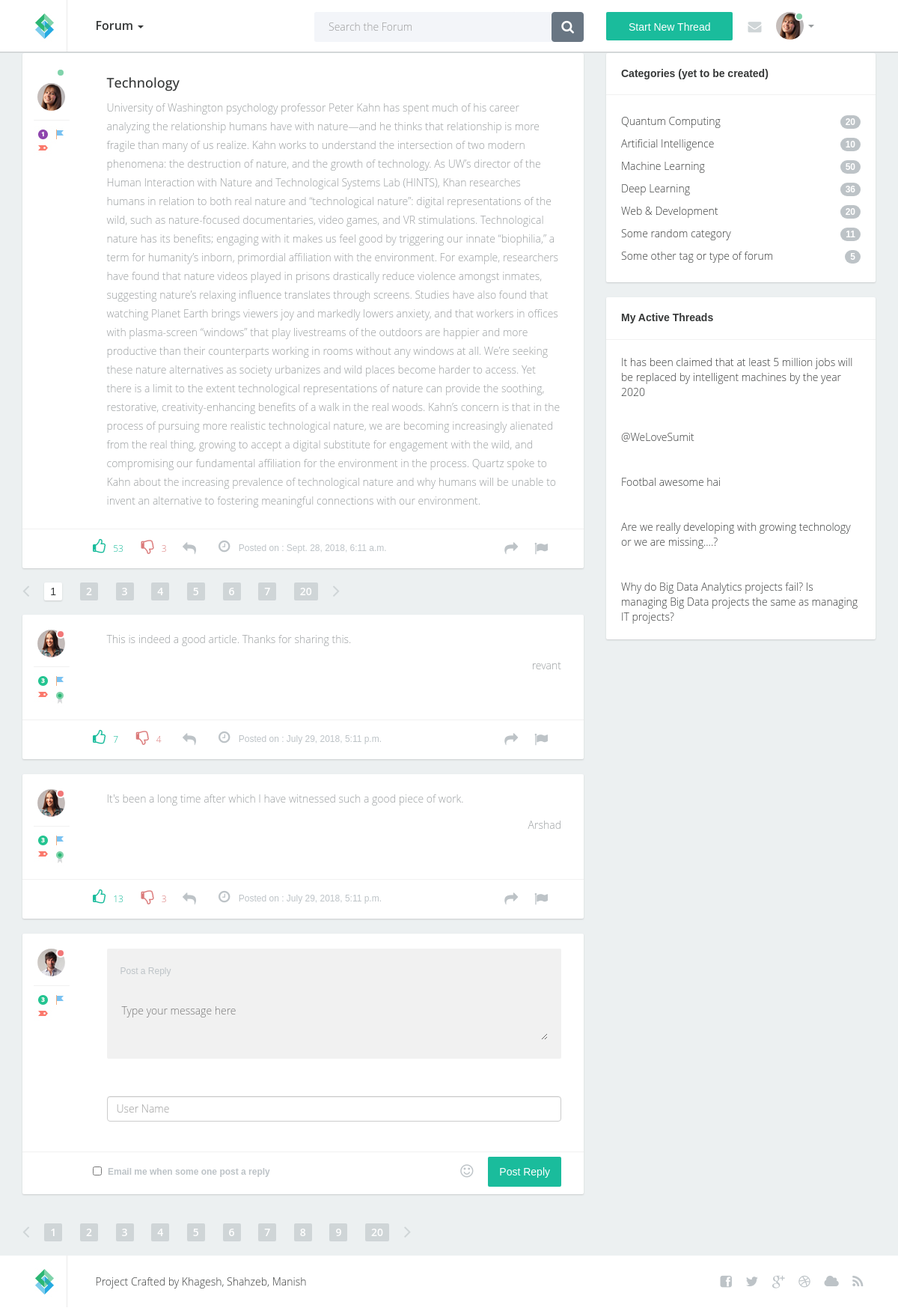
The page /forum/view/4 on the database its author committed.
### authenticate_app/models.py (models this page shows, shortened)
class thread(models.Model):
    TOPIC_CHOICES = (
        ('TOPIC1', (
            ('S1', 'Subtopic 1'),
            ('S2', 'Subtopic 2 (Default)'),
        )
        ),
        ('TOPIC2', (
            ('S3', 'Subtopic 3'),
            ('S3', 'Subtopic 4'),
        )
        ),
        ('OT', 'OTHER'),
    )
    user_name = models.CharField(max_length=50)
    subject = models.CharField(max_length=50, unique=True)
    topic = models.CharField(
        max_length=2, choices=TOPIC_CHOICES, default="Subtopic 2")
    datetime = models.DateTimeField(auto_now=True)
    description = models.CharField(max_length = 150)
    post_body = models.TextField()
    likes = models.IntegerField(default = 0)
    dislikes = models.IntegerField(default = 0)

class reply(models.Model):
    parent_post = models.ForeignKey('thread', on_delete=models.CASCADE)
    user_name = models.CharField(max_length=50, default = "Anonymous")
    date_field = models.DateTimeField(auto_now=True)
    reply_body = models.TextField(null = False)
    likes = models.IntegerField(default=0)
    dislikes = models.IntegerField(default = 0)

### authenticate_app/views.py (the view, shortened to what this page needs)
# urls.py: path('view/<int:id>', views.view_thread, name = "viewthread"),
def view_thread(request, id):
    replies = reply.objects.filter(parent_post_id = id)
    all_threads = thread.objects.order_by('datetime')
    thread_data = thread.objects.get(id = id)
    reply_data = {"reply_data" : replies,
                  "thread_data": thread_data,
                  "all_threads": all_threads,
                  "random_img" : "/static/images/avatar{}.jpg".format(RI(1,4)),
                  "title"      : "View Thread",
                  "ide"        : id
                  }
    return render(request, 'thread.html', reply_data)

### template/thread.html (shortened to what this page needs)
{% extends 'base.html' %}
{% load static %}
{% block bodyblock %}
<section class = "content">
                <div class="container">
                    <div class="row">
                        <div class="col-lg-8 col-md-8">
                            <div class="post beforepagination">
                                <div class="topwrap">
                                    <div class="userinfo pull-left">
                                        <div class="avatar"><br>
                                            <img src="{% static "images/avatar1.jpg" %}" alt="" />
                                            <div class="status green">&nbsp;</div>
                                        </div>
                                        <div class="icons">
                                            <img src="{% static "images/icon1.jpg" %}" alt="" /><img src="{% static "images/icon4.jpg" %}" alt="" /><img src="{% static "images/icon5.jpg" %}" alt="" /><img src="{% static "images/icon6.jpg" alt="" />
                                        </div>
                                    </div>
                                    <div class="posttext pull-left">
                                        <h2>{{ thread_data.subject }}</h2>
                                        <p> {{ thread_data.post_body }}</p>
                                    </div>
                                    <div class="clearfix"></div>
                                </div>
                                <div class="postinfobot">
                                    <div class="likeblock pull-left">
                                        <a href="{% url 'upthread' thread_data.id %}" class="up"><i class="fa fa-thumbs-o-up"></i>{{thread_data.likes}}</a>
                                        <a href="{% url 'downthread' thread_data.id %}" class="down">
                                            <i class="fa fa-thumbs-o-down"></i>{{thread_data.dislikes}}</a>
                                    </div>
                                    <div class="prev pull-left">
                                        <a href="#"><i class="fa fa-reply"></i></a>
                                    </div>
                                    <div class="posted pull-left"><i class="fa fa-clock-o"></i> Posted on : {{ thread_data.datetime }}</div>
                                    <div class="next pull-right">
                                        <a href="#"><i class="fa fa-share"></i></a>
                                        <a href="#"><i class="fa fa-flag"></i></a>
                                    </div>
                                    <div class="clearfix"></div>
                                </div>
                            </div>
                            <div class="paginationf">
                                <div class="pull-left"><a href="#" class="prevnext"><i class="fa fa-angle-left"></i></a></div>
                                <div class="pull-left">
                                    <ul class="paginationforum">
                                        <li class="active"><a href="#" class = "active">1</a></li>
                                        <li class="hidden-xs"><a href="#">2</a></li>
                                        <li class="hidden-xs"><a href="#">3</a></li>
                                        <li class="hidden-xs"><a href="#">4</a></li>
                                        <li><a href="#">5</a></li>
                                        <li><a href="#">6</a></li>
                                        <li><a href="#">7</a></li>
                                        <li><a href="#">20</a></li>
                                    </ul>
                                </div>
                                <div class="pull-left"><a href="#" class="prevnext last"><i class="fa fa-angle-right"></i></a></div>
                            </div>
                            {% for reply in reply_data %}
                            <div class="post">
                                <div class="topwrap">
                                    <div class="userinfo pull-left">
                                        <div class="avatar">
                                            <img src="{{random_img}}" alt="" />
                                            <div class="status red">&nbsp;</div>
                                        </div>
                                        <div class="icons">
                                            <img src="{% static "images/icon3.jpg" %}" alt="" /><img src="{% static "images/icon4.jpg" %}" alt="" /><img src="{% static "images/icon5.jpg" %}" alt="" /><img src="{% static "images/icon6.jpg" %}" alt="" />
                                        </div>
                                    </div>
                                    <div class="posttext pull-left">
                                        <p>{{reply.reply_body }}</p>
                                        <p align = "right"></b>{{ reply.user_name }}</p>
                                    </div>
                                    <div class="clearfix"></div>
                                </div>
                                <div class="postinfobot">
                                    <div class="likeblock pull-left">
                                        <a href="{% url 'upreply' reply.id %}" class="up"><i class="fa fa-thumbs-o-up"></i>{{ reply.likes }}</a>
                                        <a href="{% url 'downreply' reply.id %}" class="down"><i class="fa fa-thumbs-o-down"></i>{{ reply.dislikes }}</a>
                                    </div>
                                    <div class="prev pull-left">
                                        <a href="#"><i class="fa fa-reply"></i></a>
                                    </div>
                                    <div class="posted pull-left"><i class="fa fa-clock-o"></i> Posted on : {{ reply.date_field }}</div>
                                    <div class="next pull-right">
                                        <a href="#"><i class="fa fa-share"></i></a>
                                        <a href="#"><i class="fa fa-flag"></i></a>
                                    </div>
                                    <div class="clearfix"></div>
                                </div>
                            </div>
                            {% endfor %}
                            <div class="post">
                                <form action="#" class="form" method="post">
                                    <div class="topwrap">
                                        <div class="userinfo pull-left">
                                            <div class="avatar">
                                                <img src="{% static "images/avatar4.jpg" %}" alt="" />
                                                <div class="status red">&nbsp;</div>
                                            </div>
                                            <div class="icons">
                                                <img src="{% static "images/icon3.jpg" %}" alt="" /><img src="{% static "images/icon4.jpg" %}" alt="" /><img src="{% static "images/icon5.jpg" %}" alt="" /><img src="{% static "images/icon6.jpg" alt="" />
                                            </div>
                                        </div>
                                        <div class="posttext pull-left">
                                            <div class="textwraper">
                                                <div class="postreply">Post a Reply</div>
                                                <textarea name="reply_body" id="reply" placeholder="Type your message here"></textarea>
                                            </div><br>
                                            <div class="row">
                                                <div class="col-lg-12 col-md-12">
                                                    <input type="text" name = "user_name" placeholder="User Name" class="form-control" />
                                                </div>
                                            </div>
                                        </div>
                                    </div>
                                    <div class="postinfobot">
                                        <div class="notechbox pull-left">
                                            <input type="checkbox" name="note" id="note" class="form-control" />
                                        </div>
                                        <div class="pull-left">
                                            <label for="note"> Email me when some one post a reply</label>
                                        </div>
                                        <div class="pull-right postreply">
                                            <div class="pull-left smile"><a href="#"><i class="fa fa-smile-o"></i></a></div>
                                            <div class="pull-left"><button type="submit" class="btn btn-primary">Post Reply</button></div>
                                        </div>
                                        <div class="clearfix"></div>
                                    </div>
                                </form>
                            </div>
                        </div>
<div class="col-lg-4 col-md-4">
    <div class="sidebarblock">
        <h3><b>Categories (yet to be created)</b></h3>
        <div class="divline"></div>
        <div class="blocktxt">
            <ul class="cats">
                <li>
                    <a href="#">Quantum Computing
                        <span class="badge pull-right">20</span>
                    </a>
                </li>
                <li>
                    <a href="#">Artificial Intelligence
                        <span class="badge pull-right">10</span>
                    </a>
                </li>
                <li>
                    <a href="#">Machine Learning
                        <span class="badge pull-right">50</span>
                    </a>
                </li>
                <li>
                    <a href="#">Deep Learning
                        <span class="badge pull-right">36</span>
                    </a>
                </li>
                <li>
                    <a href="#">Web &amp; Development
                        <span class="badge pull-right">20</span>
                    </a>
                </li>
                <li>
                    <a href="#">Some random category
                        <span class="badge pull-right">11</span>
                    </a>
                </li>
                <li>
                    <a href="#">Some other tag or type of forum
                        <span class="badge pull-right">5</span>
                    </a>
                </li>
            </ul>
        </div>
    </div>
                <div class="sidebarblock">
                    <h3><b>My Active Threads</b></h3>
                    <div class="divline"></div>
                    {% for i in all_threads %}
                    <div class="blocktxt">
                        <a href="{% url "viewthread" i.id %}">{{ i.description }}</a>
                    </div>
                    {% endfor %}
                </div>
            </div>
            </div>
            </div>
{% endblock %}

### rows shown on the page
thread: subject "Technology", post_body "University of Washington psychology professor Peter Kahn has spent much of his career analyzing the relationship humans have with nature—and he thinks that relationship is more fragile than many of us realize. Kahn works to understand the intersection of two modern phenomena: the destruction of nature, and the growth of technology. As UW’s director of the Human Interaction with Nature and Technological Systems Lab (HINTS), Khan researches humans in relation to both real nature and “technological nature”: digital representations of the wild, such as nature-focused documentaries, video games, and VR stimulations. Technological nature has its benefits; engaging with it makes us feel good by…", likes "53", dislikes "3", datetime "Sept. 28, 2018, 6:11 a.m.", description "Are we really developing with growing technology or we are missing....?"
reply: reply_body "This is indeed a good article. Thanks for sharing this.", user_name "revant", likes "7", dislikes "4", date_field "July 29, 2018, 5:11 p.m."
reply: reply_body "It's been a long time after which I have witnessed such a good piece of work.", user_name "Arshad", likes "13", dislikes "3", date_field "July 29, 2018, 5:11 p.m."
thread: description "It has been claimed that at least 5 million jobs will be replaced by intelligent machines by the year 2020"
thread: description "@WeLoveSumit"
thread: description "Footbal awesome hai"
thread: description "Why do Big Data Analytics projects fail? Is managing Big Data projects the same as managing IT projects?"
